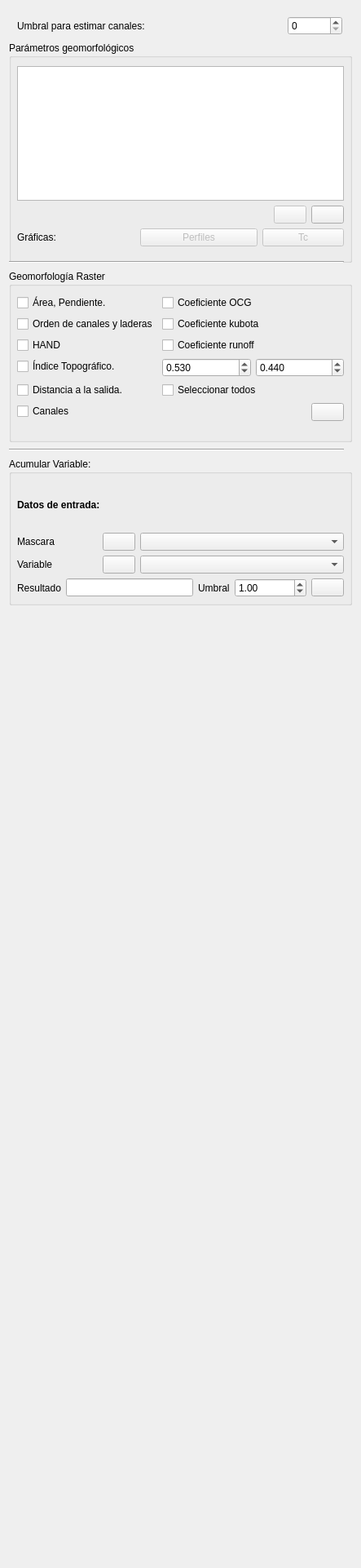
           <widget class="QWidget" name="scrollAreaWidgetContents_5">
            <property name="geometry">
             <rect>
              <x>0</x>
              <y>0</y>
              <width>443</width>
              <height>1918</height>
             </rect>
            </property>
            <property name="minimumSize">
             <size>
              <width>0</width>
              <height>0</height>
             </size>
            </property>
            <property name="maximumSize">
             <size>
              <width>16777215</width>
              <height>16777215</height>
             </size>
            </property>
            <layout class="QVBoxLayout" name="verticalLayout_9">
             <item>
              <widget class="QWidget" name="widget_4" native="true">
               <property name="minimumSize">
                <size>
                 <width>300</width>
                 <height>1900</height>
                </size>
               </property>
               <property name="maximumSize">
                <size>
                 <width>50000</width>
                 <height>50000</height>
                </size>
               </property>
               <widget class="QGroupBox" name="GrupoGeoRaster">
                <property name="geometry">
                 <rect>
                  <x>0</x>
                  <y>320</y>
                  <width>421</width>
                  <height>211</height>
                 </rect>
                </property>
                <property name="toolTip">
                 <string>Calcúla características geomorfológicas ráster de la cuenca. </string>
                </property>
                <property name="whatsThis">
                 <string>Calcúla características geomorfológicas ráster de la cuenca. </string>
                </property>
                <property name="title">
                 <string>Geomorfología Raster</string>
                </property>
                <widget class="QWidget" name="verticalLayoutWidget_4">
                 <property name="geometry">
                  <rect>
                   <x>10</x>
                   <y>30</y>
                   <width>401</width>
                   <height>181</height>
                  </rect>
                 </property>
                 <layout class="QVBoxLayout" name="verticalLayout_14">
                  <item>
                   <layout class="QFormLayout" name="formLayout">
                    <property name="fieldGrowthPolicy">
                     <enum>QFormLayout::AllNonFixedFieldsGrow</enum>
                    </property>
                    <item row="0" column="0">
                     <widget class="QCheckBox" name="checkBoxArea">
                      <property name="toolTip">
                       <string>Calcular mapas raster de área acumulada y pendiente (Area, Pendiente).</string>
                      </property>
                      <property name="whatsThis">
                       <string>Calcular mapas raster de área acumulada y pendiente (Area, Pendiente).</string>
                      </property>
                      <property name="text">
                       <string>Área, Pendiente.</string>
                      </property>
                     </widget>
                    </item>
                    <item row="1" column="0">
                     <widget class="QCheckBox" name="checkBoxOrder">
                      <property name="toolTip">
                       <string>Calcular mapas raster con el orden de strahler. (Order_hills, Order_channels)</string>
                      </property>
                      <property name="whatsThis">
                       <string>Calcular mapas raster con el orden de strahler. (Order_hills, Order_channels)</string>
                      </property>
                      <property name="text">
                       <string>Orden de canales y laderas</string>
                      </property>
                     </widget>
                    </item>
                    <item row="2" column="0">
                     <widget class="QCheckBox" name="checkBoxHAND">
                      <property name="toolTip">
                       <string>Calcula mapas raster de la elevación relativa al canal (Rennó, 2008) (HAND, HDND, HAND_class)</string>
                      </property>
                      <property name="whatsThis">
                       <string>Calcula mapas raster de la elevación relativa al canal (Rennó, 2008) (HAND, HDND, HAND_class)</string>
                      </property>
                      <property name="text">
                       <string>HAND</string>
                      </property>
                     </widget>
                    </item>
                    <item row="3" column="0">
                     <widget class="QCheckBox" name="checkBoxIT">
                      <property name="toolTip">
                       <string>Cálcula mapa raster del IT (índice topográfico) (Beven, 1974) (IT)</string>
                      </property>
                      <property name="whatsThis">
                       <string>Cálcula mapa raster del IT (índice topográfico) (Beven, 1974) (IT)</string>
                      </property>
                      <property name="text">
                       <string>Índice Topográfico.</string>
                      </property>
                     </widget>
                    </item>
                    <item row="4" column="0">
                     <widget class="QCheckBox" name="checkBoxDist2Out">
                      <property name="toolTip">
                       <string>Calcula mapa raster con la distancia a la salida de cada celda (Dist2Out)</string>
                      </property>
                      <property name="whatsThis">
                       <string>Calcula mapa raster con la distancia a la salida de cada celda (Dist2Out)</string>
                      </property>
                      <property name="text">
                       <string>Distancia a la salida.</string>
                      </property>
                     </widget>
                    </item>
                    <item row="5" column="0">
                     <widget class="QCheckBox" name="checkBoxChannels">
                      <property name="toolTip">
                       <string>Calcula mapa raster con la distancia a la salida de cada celda (Dist2Out)</string>
                      </property>
                      <property name="whatsThis">
                       <string>Calcula mapa raster con la distancia a la salida de cada celda (Dist2Out)</string>
                      </property>
                      <property name="text">
                       <string>Canales</string>
                      </property>
                     </widget>
                    </item>
                    <item row="5" column="1">
                     <layout class="QHBoxLayout" name="horizontalLayout_8">
                      <item>
                       <spacer name="horizontalSpacer_8">
                        <property name="orientation">
                         <enum>Qt::Horizontal</enum>
                        </property>
                        <property name="sizeHint" stdset="0">
                         <size>
                          <width>40</width>
                          <height>20</height>
                         </size>
                        </property>
                       </spacer>
                      </item>
                      <item>
                       <widget class="QPushButton" name="ButtonGeomorfoRasterVars">
                        <property name="toolTip">
                         <string>Calcular parámetros seleccionados (enviados a Variables WMF)</string>
                        </property>
                        <property name="whatsThis">
                         <string>Calcular parámetros seleccionados (enviados a Variables WMF)</string>
                        </property>
                        <property name="text">
                         <string/>
                        </property>
                        <property name="icon">
                         <iconset resource="resources.qrc">
                          <normaloff>:/plugins/HydroSEDPlugin/icons/play.png</normaloff>:/plugins/HydroSEDPlugin/icons/play.png</iconset>
                        </property>
                       </widget>
                      </item>
                     </layout>
                    </item>
                    <item row="4" column="1">
                     <widget class="QCheckBox" name="checkBoxTodos">
                      <property name="toolTip">
                       <string>calcula todos los parámetros geomorfológicos distribuidos.</string>
                      </property>
                      <property name="whatsThis">
                       <string>calcula todos los parámetros geomorfológicos distribuidos.</string>
                      </property>
                      <property name="text">
                       <string>Seleccionar todos</string>
                      </property>
                     </widget>
                    </item>
                    <item row="0" column="1">
                     <widget class="QCheckBox" name="checkBoxOCG">
                      <property name="toolTip">
                       <string>Calcula el mapa con el coeficiente de la OCG (Velez, 2001)</string>
                      </property>
                      <property name="whatsThis">
                       <string>Calcula el mapa con el coeficiente de la OCG (Velez, 2001)</string>
                      </property>
                      <property name="text">
                       <string>Coeficiente OCG</string>
                      </property>
                     </widget>
                    </item>
                    <item row="1" column="1">
                     <widget class="QCheckBox" name="checkBoxKubota">
                      <property name="toolTip">
                       <string/>
                      </property>
                      <property name="whatsThis">
                       <string>Calcular mapa de coeficiente de flujo sub-superficial (kubota, 1995), requiere: h1_max y v_coef[1] definidos en la tabla de Nc</string>
                      </property>
                      <property name="text">
                       <string>Coeficiente kubota</string>
                      </property>
                     </widget>
                    </item>
                    <item row="2" column="1">
                     <widget class="QCheckBox" name="checkBoxRunoff">
                      <property name="toolTip">
                       <string/>
                      </property>
                      <property name="whatsThis">
                       <string>Calcular coeficiente y exp de escorrentía, requiere mapa Manning en WMF</string>
                      </property>
                      <property name="text">
                       <string>Coeficiente runoff</string>
                      </property>
                     </widget>
                    </item>
                    <item row="3" column="1">
                     <layout class="QHBoxLayout" name="horizontalLayout">
                      <item>
                       <widget class="QDoubleSpinBox" name="RunoffE1">
                        <property name="whatsThis">
                         <string>Exponente e1 para calculo de coef de escorrentia (0.64, 0.53, 0.315)</string>
                        </property>
                        <property name="decimals">
                         <number>3</number>
                        </property>
                        <property name="maximum">
                         <double>1.000000000000000</double>
                        </property>
                        <property name="value">
                         <double>0.530000000000000</double>
                        </property>
                       </widget>
                      </item>
                      <item>
                       <widget class="QDoubleSpinBox" name="RunoffEpsi">
                        <property name="whatsThis">
                         <string>Coeficiente Epsilon cálculo runoff (0.5, 0.44, 0.38)</string>
                        </property>
                        <property name="decimals">
                         <number>3</number>
                        </property>
                        <property name="value">
                         <double>0.440000000000000</double>
                        </property>
                       </widget>
                      </item>
                     </layout>
                    </item>
                   </layout>
                  </item>
                 </layout>
                </widget>
               </widget>
               <widget class="QGroupBox" name="GrupoGeoAcumVar">
                <property name="geometry">
                 <rect>
                  <x>0</x>
                  <y>550</y>
                  <width>421</width>
                  <height>181</height>
                 </rect>
                </property>
                <property name="title">
                 <string>Acumular Variable:</string>
                </property>
                <property name="flat">
                 <bool>false</bool>
                </property>
                <widget class="QWidget" name="layoutWidget_3">
                 <property name="geometry">
                  <rect>
                   <x>10</x>
                   <y>30</y>
                   <width>401</width>
                   <height>141</height>
                  </rect>
                 </property>
                 <layout class="QVBoxLayout" name="verticalLayout_16">
                  <item>
                   <widget class="QLabel" name="label_35">
                    <property name="minimumSize">
                     <size>
                      <width>0</width>
                      <height>10</height>
                     </size>
                    </property>
                    <property name="font">
                     <font>
                      <weight>75</weight>
                      <bold>true</bold>
                     </font>
                    </property>
                    <property name="text">
                     <string>Datos de entrada:</string>
                    </property>
                   </widget>
                  </item>
                  <item>
                   <layout class="QHBoxLayout" name="horizontalLayout_37">
                    <item>
                     <widget class="QLabel" name="label_37">
                      <property name="toolTip">
                       <string>Variable de WMf utilizada como máscara para acumular variables.</string>
                      </property>
                      <property name="whatsThis">
                       <string>Variable de WMf utilizada como máscara para acumular variables.</string>
                      </property>
                      <property name="text">
                       <string>Mascara</string>
                      </property>
                     </widget>
                    </item>
                    <item>
                     <widget class="QPushButton" name="ButtonUpdateMask">
                      <property name="maximumSize">
                       <size>
                        <width>40</width>
                        <height>16777215</height>
                       </size>
                      </property>
                      <property name="toolTip">
                       <string>Refresca lista de variables a usar como máscara</string>
                      </property>
                      <property name="whatsThis">
                       <string>Refresca lista de variables a usar como máscara</string>
                      </property>
                      <property name="text">
                       <string/>
                      </property>
                      <property name="icon">
                       <iconset resource="resources.qrc">
                        <normaloff>:/plugins/HydroSEDPlugin/icons/update.png</normaloff>:/plugins/HydroSEDPlugin/icons/update.png</iconset>
                      </property>
                     </widget>
                    </item>
                    <item>
                     <widget class="QComboBox" name="ComboGeoMaskVar">
                      <property name="minimumSize">
                       <size>
                        <width>250</width>
                        <height>0</height>
                       </size>
                      </property>
                     </widget>
                    </item>
                   </layout>
                  </item>
                  <item>
                   <layout class="QHBoxLayout" name="horizontalLayout_36">
                    <item>
                     <widget class="QLabel" name="label_36">
                      <property name="toolTip">
                       <string>Variables a acumular cargada en WMF</string>
                      </property>
                      <property name="whatsThis">
                       <string>Variables a acumular cargada en WMF</string>
                      </property>
                      <property name="text">
                       <string>Variable</string>
                      </property>
                     </widget>
                    </item>
                    <item>
                     <widget class="QPushButton" name="ButtonUpdateVarList">
                      <property name="maximumSize">
                       <size>
                        <width>40</width>
                        <height>16777215</height>
                       </size>
                      </property>
                      <property name="toolTip">
                       <string>Refresca lista de variables para acumular</string>
                      </property>
                      <property name="whatsThis">
                       <string>Refresca lista de variables para acumular</string>
                      </property>
                      <property name="text">
                       <string/>
                      </property>
                      <property name="icon">
                       <iconset resource="resources.qrc">
                        <normaloff>:/plugins/HydroSEDPlugin/icons/update.png</normaloff>:/plugins/HydroSEDPlugin/icons/update.png</iconset>
                      </property>
                     </widget>
                    </item>
                    <item>
                     <widget class="QComboBox" name="ComboGeoVar2Acum">
                      <property name="minimumSize">
                       <size>
                        <width>250</width>
                        <height>0</height>
                       </size>
                      </property>
                     </widget>
                    </item>
                   </layout>
                  </item>
                  <item>
                   <layout class="QHBoxLayout" name="horizontalLayout_38">
                    <item>
                     <widget class="QLabel" name="label_38">
                      <property name="toolTip">
                       <string>Nombre de la variable acumulada.</string>
                      </property>
                      <property name="whatsThis">
                       <string>Nombre de la variable acumulada.</string>
                      </property>
                      <property name="text">
                       <string>Resultado</string>
                      </property>
                     </widget>
                    </item>
                    <item>
                     <widget class="QLineEdit" name="NameGeoAcumVar">
                      <property name="maximumSize">
                       <size>
                        <width>290</width>
                        <height>16777215</height>
                       </size>
                      </property>
                      <property name="readOnly">
                       <bool>false</bool>
                      </property>
                     </widget>
                    </item>
                    <item>
                     <widget class="QLabel" name="label_70">
                      <property name="toolTip">
                       <string>Nombre de la variable acumulada.</string>
                      </property>
                      <property name="whatsThis">
                       <string>Nombre de la variable acumulada.</string>
                      </property>
                      <property name="text">
                       <string>Umbral</string>
                      </property>
                     </widget>
                    </item>
                    <item>
                     <widget class="QDoubleSpinBox" name="UmbralAcum">
                      <property name="minimum">
                       <double>-999999.000000000000000</double>
                      </property>
                      <property name="maximum">
                       <double>9999999.000000000000000</double>
                      </property>
                      <property name="singleStep">
                       <double>1.000000000000000</double>
                      </property>
                      <property name="value">
                       <double>1.000000000000000</double>
                      </property>
                     </widget>
                    </item>
                    <item>
                     <widget class="QPushButton" name="ButtonGeomorfoAcumVar">
                      <property name="toolTip">
                       <string>Acumular variable (cargada a Variables WMF).</string>
                      </property>
                      <property name="whatsThis">
                       <string>Acumular variable (cargada a Variables WMF).</string>
                      </property>
                      <property name="text">
                       <string/>
                      </property>
                      <property name="icon">
                       <iconset resource="resources.qrc">
                        <normaloff>:/plugins/HydroSEDPlugin/icons/play.png</normaloff>:/plugins/HydroSEDPlugin/icons/play.png</iconset>
                      </property>
                     </widget>
                    </item>
                   </layout>
                  </item>
                 </layout>
                </widget>
               </widget>
               <widget class="QGroupBox" name="GrupoGeoParametros">
                <property name="geometry">
                 <rect>
                  <x>0</x>
                  <y>40</y>
                  <width>421</width>
                  <height>271</height>
                 </rect>
                </property>
                <property name="toolTip">
                 <string>Calcúla los parámetros básicos de la cuenca.</string>
                </property>
                <property name="whatsThis">
                 <string>Calcúla los parámetros básicos de la cuenca.</string>
                </property>
                <property name="title">
                 <string>Parámetros geomorfológicos</string>
                </property>
                <widget class="Line" name="line_14">
                 <property name="geometry">
                  <rect>
                   <x>0</x>
                   <y>330</y>
                   <width>411</width>
                   <height>21</height>
                  </rect>
                 </property>
                 <property name="orientation">
                  <enum>Qt::Horizontal</enum>
                 </property>
                </widget>
                <widget class="QWidget" name="verticalLayoutWidget_2">
                 <property name="geometry">
                  <rect>
                   <x>10</x>
                   <y>30</y>
                   <width>401</width>
                   <height>221</height>
                  </rect>
                 </property>
                 <layout class="QVBoxLayout" name="verticalLayout">
                  <item>
                   <widget class="QTableWidget" name="TableGeoParameters">
                    <property name="dragEnabled">
                     <bool>true</bool>
                    </property>
                    <property name="alternatingRowColors">
                     <bool>true</bool>
                    </property>
                    <property name="sortingEnabled">
                     <bool>true</bool>
                    </property>
                    <attribute name="horizontalHeaderDefaultSectionSize">
                     <number>120</number>
                    </attribute>
                    <attribute name="horizontalHeaderMinimumSectionSize">
                     <number>10</number>
                    </attribute>
                    <attribute name="verticalHeaderDefaultSectionSize">
                     <number>20</number>
                    </attribute>
                    <attribute name="verticalHeaderMinimumSectionSize">
                     <number>10</number>
                    </attribute>
                    <attribute name="verticalHeaderShowSortIndicator" stdset="0">
                     <bool>true</bool>
                    </attribute>
                    <attribute name="verticalHeaderStretchLastSection">
                     <bool>true</bool>
                    </attribute>
                   </widget>
                  </item>
                  <item>
                   <layout class="QHBoxLayout" name="horizontalLayout_11">
                    <item>
                     <spacer name="horizontalSpacer_9">
                      <property name="orientation">
                       <enum>Qt::Horizontal</enum>
                      </property>
                      <property name="sizeHint" stdset="0">
                       <size>
                        <width>40</width>
                        <height>20</height>
                       </size>
                      </property>
                     </spacer>
                    </item>
                    <item>
                     <widget class="QPushButton" name="ButtonGeoParameters2Excel">
                      <property name="enabled">
                       <bool>false</bool>
                      </property>
                      <property name="toolTip">
                       <string>Exportar parámetros geomorfológicos a excel.</string>
                      </property>
                      <property name="whatsThis">
                       <string>Exportar parámetros geomorfológicos a excel.</string>
                      </property>
                      <property name="text">
                       <string/>
                      </property>
                      <property name="icon">
                       <iconset resource="resources.qrc">
                        <normaloff>:/plugins/HydroSEDPlugin/icons/toexcel.png</normaloff>:/plugins/HydroSEDPlugin/icons/toexcel.png</iconset>
                      </property>
                     </widget>
                    </item>
                    <item>
                     <widget class="QPushButton" name="ButtonGeoParameters">
                      <property name="toolTip">
                       <string>Calcula parámetros geomorfológicos básicos de la cuenca.</string>
                      </property>
                      <property name="whatsThis">
                       <string>Calcula parámetros geomorfológicos básicos de la cuenca.</string>
                      </property>
                      <property name="text">
                       <string/>
                      </property>
                      <property name="icon">
                       <iconset resource="resources.qrc">
                        <normaloff>:/plugins/HydroSEDPlugin/icons/play.png</normaloff>:/plugins/HydroSEDPlugin/icons/play.png</iconset>
                      </property>
                     </widget>
                    </item>
                   </layout>
                  </item>
                  <item>
                   <layout class="QHBoxLayout" name="horizontalLayout_64">
                    <item>
                     <widget class="QLabel" name="label_69">
                      <property name="toolTip">
                       <string>Ruta de guardado del binario de fortran con la serie de precipitación interpolada.</string>
                      </property>
                      <property name="whatsThis">
                       <string>Ruta de guardado del binario de fortran con la serie de precipitación interpolada.</string>
                      </property>
                      <property name="text">
                       <string>Gráficas:</string>
                      </property>
                     </widget>
                    </item>
                    <item>
                     <widget class="QPushButton" name="Button_GeomorfoPerfil">
                      <property name="enabled">
                       <bool>false</bool>
                      </property>
                      <property name="minimumSize">
                       <size>
                        <width>20</width>
                        <height>0</height>
                       </size>
                      </property>
                      <property name="toolTip">
                       <string>Ejecuta la interpolación para la cuenca con los parámetros dados.</string>
                      </property>
                      <property name="whatsThis">
                       <string>Ejecuta la interpolación para la cuenca con los parámetros dados.</string>
                      </property>
                      <property name="text">
                       <string>Perfiles</string>
                      </property>
                     </widget>
                    </item>
                    <item>
                     <widget class="QPushButton" name="Button_GeomorfoTc">
                      <property name="enabled">
                       <bool>false</bool>
                      </property>
                      <property name="minimumSize">
                       <size>
                        <width>20</width>
                        <height>0</height>
                       </size>
                      </property>
                      <property name="maximumSize">
                       <size>
                        <width>100</width>
                        <height>16777215</height>
                       </size>
                      </property>
                      <property name="toolTip">
                       <string>Ejecuta la interpolación para la cuenca con los parámetros dados.</string>
                      </property>
                      <property name="whatsThis">
                       <string>Ejecuta la interpolación para la cuenca con los parámetros dados.</string>
                      </property>
                      <property name="text">
                       <string>Tc</string>
                      </property>
                     </widget>
                    </item>
                   </layout>
                  </item>
                 </layout>
                </widget>
                <widget class="Line" name="line_17">
                 <property name="geometry">
                  <rect>
                   <x>200</x>
                   <y>270</y>
                   <width>411</width>
                   <height>21</height>
                  </rect>
                 </property>
                 <property name="orientation">
                  <enum>Qt::Horizontal</enum>
                 </property>
                </widget>
                <widget class="Line" name="line_18">
                 <property name="geometry">
                  <rect>
                   <x>0</x>
                   <y>260</y>
                   <width>411</width>
                   <height>21</height>
                  </rect>
                 </property>
                 <property name="orientation">
                  <enum>Qt::Horizontal</enum>
                 </property>
                </widget>
               </widget>
               <widget class="QWidget" name="horizontalLayoutWidget_2">
                <property name="geometry">
                 <rect>
                  <x>10</x>
                  <y>0</y>
                  <width>399</width>
                  <height>41</height>
                 </rect>
                </property>
                <layout class="QHBoxLayout" name="horizontalLayout_19">
                 <item>
                  <widget class="QLabel" name="label_12">
                   <property name="toolTip">
                    <string>Umbral a partir del cual se consideran corrientes (defecto el de la cuenca)</string>
                   </property>
                   <property name="whatsThis">
                    <string>Umbral a partir del cual se consideran corrientes (defecto el de la cuenca)</string>
                   </property>
                   <property name="text">
                    <string>Umbral para estimar canales: </string>
                   </property>
                  </widget>
                 </item>
                 <item>
                  <spacer name="horizontalSpacer_25">
                   <property name="orientation">
                    <enum>Qt::Horizontal</enum>
                   </property>
                   <property name="sizeHint" stdset="0">
                    <size>
                     <width>40</width>
                     <height>20</height>
                    </size>
                   </property>
                  </spacer>
                 </item>
                 <item>
                  <widget class="QDoubleSpinBox" name="SpinGeoUmbralCanal">
                   <property name="decimals">
                    <number>0</number>
                   </property>
                   <property name="minimum">
                    <double>0.000000000000000</double>
                   </property>
                   <property name="maximum">
                    <double>100000.000000000000000</double>
                   </property>
                   <property name="value">
                    <double>0.000000000000000</double>
                   </property>
                  </widget>
                 </item>
                </layout>
               </widget>
               <widget class="Line" name="line_16">
                <property name="geometry">
                 <rect>
                  <x>0</x>
                  <y>530</y>
                  <width>411</width>
                  <height>21</height>
                 </rect>
                </property>
                <property name="orientation">
                 <enum>Qt::Horizontal</enum>
                </property>
               </widget>
              </widget>
             </item>
            </layout>
           </widget>
